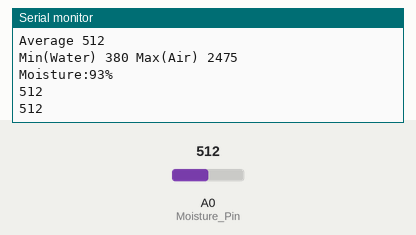
Simulated run of this sketch. Board: Arduino Uno, built with avr-gcc and run on an emulated ATmega328P. Parts: the last lines printed to the serial monitor. The inputs (shaded band) are chosen by the test bench; at power-on: A0 (Moisture_Pin) = 512.

Above: at 3.9 s.
4.0 s: A0 (Moisture_Pin) set to 429
At 4.19 s:
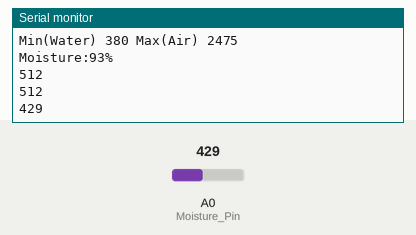
5.5 s: A0 (Moisture_Pin) set to 456
At 6.7 s:
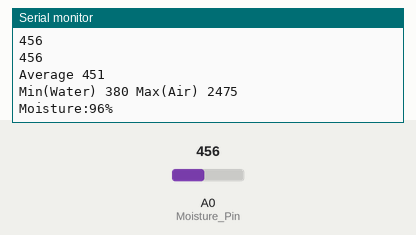
Timing chart, 0 to 8.5 s (numbered marks = the images above; inputs shaded):
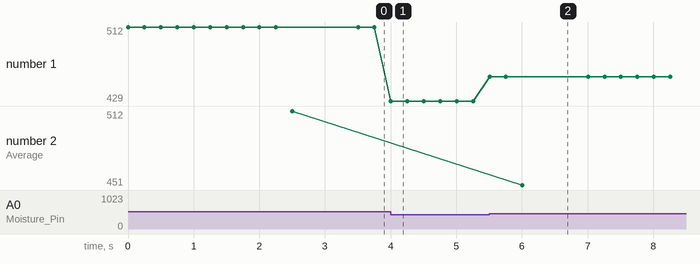

The sketch:

calibrate-moisture.ino
```cpp
/*
run this script with the sensor placed in Water and record the average value, then in air likewise and enter these values in the constants.
Water and air should then read 100% and 0% respecively

*/

const int AirValue = 2475;   //you need to replace this value
const int WaterValue = 380;  //you need to replace this value

int Moisture_Pin = A0;

void setup() {

   Serial.begin(115200); // open serial port,

}

void loop() {
long sum=0;
int n = 10;
 for (int i=0;i < n; i++) {
   int reading = analogRead(Moisture_Pin);
   sum += reading;
   Serial.println(reading);
   delay(250);
   }

int soilMoistureValue = sum / n;

Serial.print("Average ");
Serial.println(soilMoistureValue);
Serial.print("Min(Water) ");
Serial.print(WaterValue);
Serial.print(" Max(Air) ");
Serial.println(AirValue);

int soilmoisturepercent = map(soilMoistureValue, AirValue, WaterValue, 0, 100);
Serial.print("Moisture:");
if(soilmoisturepercent >= 100)
{
  Serial.println("100 %");
}
else if(soilmoisturepercent <=0)
{
  Serial.println("0 %");
}
else if(soilmoisturepercent >0 && soilmoisturepercent < 100)
{
  Serial.print(soilmoisturepercent);
  Serial.println("%");

}

  delay(1000);
}
```

Measured:
- the behaviour switches between 445 and 446 on A0 (Moisture_Pin) (found by bisection; images 1 and 2)
- after the input at 4.0 s, the serial monitor: prints a new line at once (image 1)
- after the input at 5.5 s, the serial monitor: prints a new line at once (image 2)
- plotted number 1: 512 → 429 after the input at 4.0 s, 429 → 456 after the input at 5.5 s
- plotted number 2: 512 → 456 after the input at 5.5 s
